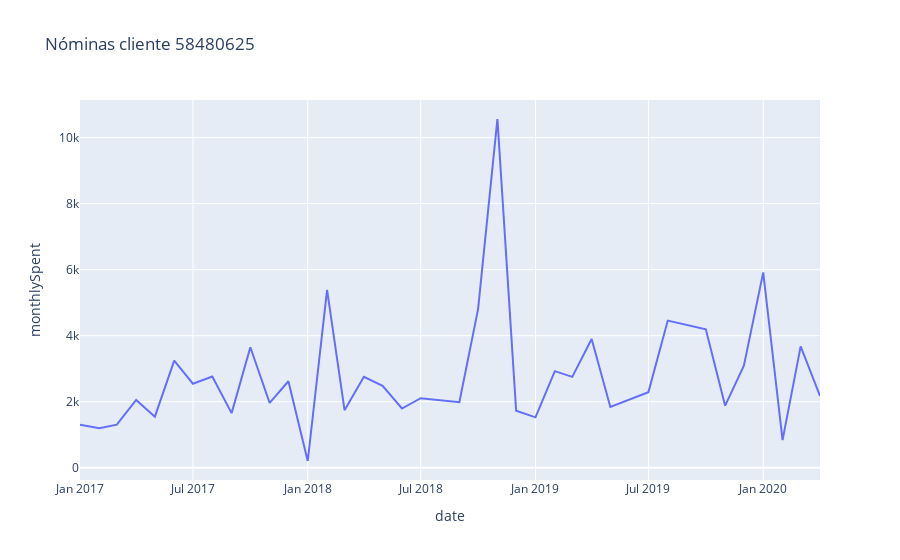

Notebook code cell kept with this figure:
### Markdown cell above
### anomalía gordísima (generar atributo de anomalías univariables para cada registro de cada cliente en cada producto?)

### Code cell
client_ID=dataset_nominas.iloc[10]['associatedAccountId']
client_mask = dataset_nominas['associatedAccountId']==client_ID
sorted_client_nominas = dataset_nominas[client_mask].sort_values(by='date', ascending=True)
fig = px.line(sorted_client_nominas, x="date", y="monthlySpent", title='Nóminas cliente {}'.format(client_ID))
fig.show()

### Figure 1 — Plotly figure (JSON) as saved in the notebook; plotly's stock layout.template omitted (floating-point values rounded to 4 significant figures)
{"data": [{"hovertemplate": "date=%{x}<br>monthlySpent=%{y}<extra></extra>", "legendgroup": "", "line": {"color": "#636efa", "dash": "solid"}, "mode": "lines", "name": "", "showlegend": false, "type": "scatter", "x": ["2017-01-01T00:00:00", "2017-02-01T00:00:00", "2017-03-01T00:00:00", "2017-04-01T00:00:00", "2017-05-01T00:00:00", "2017-06-01T00:00:00", "2017-07-01T00:00:00", "2017-08-01T00:00:00", "2017-09-01T00:00:00", "2017-10-01T00:00:00", "2017-11-01T00:00:00", "2017-12-01T00:00:00", "2018-01-01T00:00:00", "2018-02-01T00:00:00", "2018-03-01T00:00:00", "2018-04-01T00:00:00", "2018-05-01T00:00:00", "2018-06-01T00:00:00", "2018-07-01T00:00:00", "2018-09-01T00:00:00", "2018-10-01T00:00:00", "2018-11-01T00:00:00", "2018-12-01T00:00:00", "2019-01-01T00:00:00", "2019-02-01T00:00:00", "2019-03-01T00:00:00", "2019-04-01T00:00:00", "2019-05-01T00:00:00", "2019-07-01T00:00:00", "2019-08-01T00:00:00", "2019-10-01T00:00:00", "2019-11-01T00:00:00", "2019-12-01T00:00:00", "2020-01-01T00:00:00", "2020-02-01T00:00:00", "2020-03-01T00:00:00", "2020-04-01T00:00:00"], "xaxis": "x", "y": [1303.0, 1198.0, 1303.0, 2052.0, 1546.0, 3243.0, 2544.0, 2763.0, 1653.0, 3650.0, 1961.0, 2619.0, 203.5, 5386.0, 1744.0, 2753.0, 2478.0, 1793.0, 2107.0, 1983.0, 4804.0, 10560.0, 1727.0, 1525.0, 2926.0, 2752.0, 3899.0, 1839.0, 2290.0, 4456.0, 4195.0, 1881.0, 3089.0, 5916.0, 836.3, 3674.0, 2172.0], "yaxis": "y"}], "layout": {"legend": {"tracegroupgap": 0}, "title": {"text": "Nóminas cliente 58480625"}, "xaxis": {"anchor": "y", "domain": [0, 1], "title": {"text": "date"}}, "yaxis": {"anchor": "x", "domain": [0, 1], "title": {"text": "monthlySpent"}}}}
